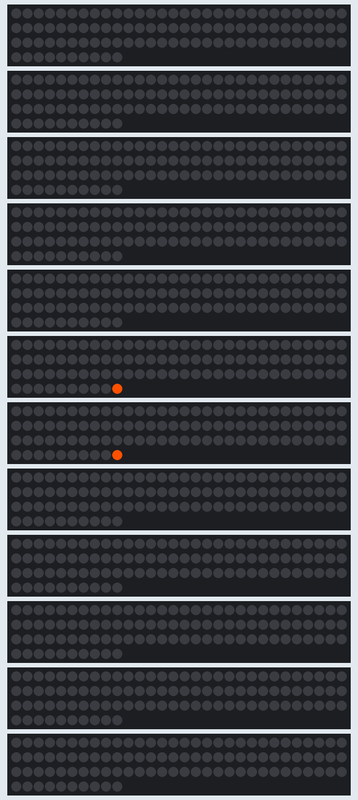
The sketch below on a simulated ESP32. On the bench: 12 × 100 RGB LEDs in strip order, left to right, continuing on the next row.

Above: at 0.91 s.
At 12.4 s:
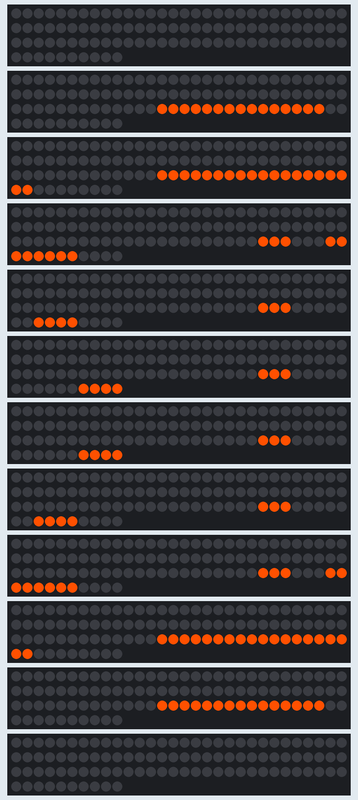
At 25.5 s:
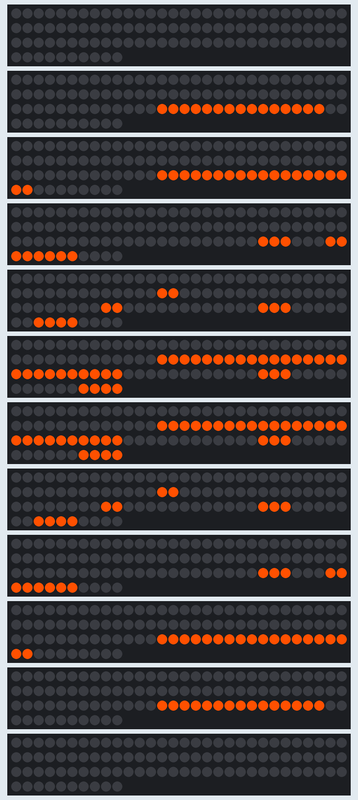
At 38.8 s:
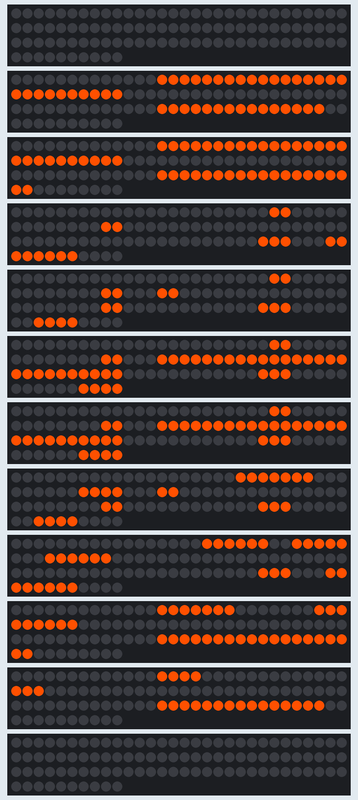

The sketch:

ESP32_12x100_leds_AIR_sign.ino
```cpp
#include <FastLED.h>

#define rows 12
#define columns 100

int dir_count = 0;
bool noLoop = false;

//int data_pins [] = {22,23,24,25,26,27,28,29,30,31,32,33,34,35,36}; // length needs to match rows

int sign[][rows] = {
  { 0, 0, 0, 0, 0, 0, 0, 0, 0, 0, 0, 0 },  //space
  { 0, 0, 0, 0, 0, 1, 1, 0, 0, 0, 0, 0 },
  { 0, 0, 0, 0, 0, 1, 1, 0, 0, 0, 0, 0 },
  { 0, 0, 0, 0, 0, 1, 1, 0, 0, 0, 0, 0 },
  { 0, 0, 0, 0, 0, 1, 1, 0, 0, 0, 0, 0 },
  { 0, 0, 0, 1, 1, 0, 0, 1, 1, 0, 0, 0 },
  { 0, 0, 0, 1, 1, 0, 0, 1, 1, 0, 0, 0 },
  { 0, 0, 0, 1, 1, 0, 0, 1, 1, 0, 0, 0 },
  { 0, 0, 0, 1, 1, 0, 0, 1, 1, 0, 0, 0 },
  { 0, 0, 1, 1, 0, 0, 0, 0, 1, 1, 0, 0 },
  { 0, 0, 1, 1, 0, 0, 0, 0, 1, 1, 0, 0 },
  { 0, 0, 1, 1, 0, 0, 0, 0, 1, 1, 0, 0 },
  { 0, 0, 1, 1, 0, 0, 0, 0, 1, 1, 0, 0 },
  { 0, 1, 1, 0, 0, 0, 0, 0, 0, 1, 1, 0 },
  { 0, 1, 1, 0, 0, 0, 0, 0, 0, 1, 1, 0 },
  { 0, 1, 1, 0, 0, 0, 0, 0, 0, 1, 1, 0 },
  { 0, 1, 1, 1, 1, 1, 1, 1, 1, 1, 1, 0 },
  { 0, 1, 1, 1, 1, 1, 1, 1, 1, 1, 1, 0 },
  { 0, 1, 1, 1, 1, 1, 1, 1, 1, 1, 1, 0 },
  { 0, 1, 1, 0, 0, 0, 0, 0, 0, 1, 1, 0 },
  { 0, 1, 1, 0, 0, 0, 0, 0, 0, 1, 1, 0 },
  { 0, 1, 1, 0, 0, 0, 0, 0, 0, 1, 1, 0 },
  { 0, 1, 1, 0, 0, 0, 0, 0, 0, 1, 1, 0 },
  { 0, 1, 1, 0, 0, 0, 0, 0, 0, 1, 1, 0 },
  { 0, 1, 1, 0, 0, 0, 0, 0, 0, 1, 1, 0 },
  { 0, 1, 1, 0, 0, 0, 0, 0, 0, 1, 1, 0 },
  { 0, 1, 1, 0, 0, 0, 0, 0, 0, 1, 1, 0 },
  { 0, 1, 1, 0, 0, 0, 0, 0, 0, 1, 1, 0 },
  { 0, 0, 0, 0, 0, 0, 0, 0, 0, 0, 0, 0 },  //space
  { 0, 0, 0, 0, 0, 0, 0, 0, 0, 0, 0, 0 },  //space
  { 0, 0, 0, 0, 0, 0, 0, 0, 0, 0, 0, 0 },  //space
  { 0, 0, 0, 0, 1, 1, 1, 1, 0, 0, 0, 0 },
  { 0, 0, 0, 0, 1, 1, 1, 1, 0, 0, 0, 0 },
  { 0, 0, 0, 0, 0, 1, 1, 0, 0, 0, 0, 0 },
  { 0, 0, 0, 0, 0, 1, 1, 0, 0, 0, 0, 0 },
  { 0, 0, 0, 0, 0, 1, 1, 0, 0, 0, 0, 0 },
  { 0, 0, 0, 0, 0, 1, 1, 0, 0, 0, 0, 0 },
  { 0, 0, 0, 0, 0, 1, 1, 0, 0, 0, 0, 0 },
  { 0, 0, 0, 0, 0, 1, 1, 0, 0, 0, 0, 0 },
  { 0, 0, 0, 0, 0, 1, 1, 0, 0, 0, 0, 0 },
  { 0, 0, 0, 0, 0, 1, 1, 0, 0, 0, 0, 0 },
  { 0, 0, 0, 0, 0, 1, 1, 0, 0, 0, 0, 0 },
  { 0, 0, 0, 0, 0, 1, 1, 0, 0, 0, 0, 0 },
  { 0, 0, 0, 0, 0, 1, 1, 0, 0, 0, 0, 0 },
  { 0, 0, 0, 0, 0, 1, 1, 0, 0, 0, 0, 0 },
  { 0, 0, 0, 0, 0, 1, 1, 0, 0, 0, 0, 0 },
  { 0, 0, 0, 0, 0, 1, 1, 0, 0, 0, 0, 0 },
  { 0, 0, 0, 0, 0, 1, 1, 0, 0, 0, 0, 0 },
  { 0, 0, 0, 0, 0, 1, 1, 0, 0, 0, 0, 0 },
  { 0, 0, 0, 0, 0, 1, 1, 0, 0, 0, 0, 0 },
  { 0, 0, 0, 0, 0, 1, 1, 0, 0, 0, 0, 0 },
  { 0, 0, 0, 0, 0, 1, 1, 0, 0, 0, 0, 0 },
  { 0, 0, 0, 0, 0, 1, 1, 0, 0, 0, 0, 0 },
  { 0, 0, 0, 0, 0, 1, 1, 0, 0, 0, 0, 0 },
  { 0, 0, 0, 0, 0, 1, 1, 0, 0, 0, 0, 0 },
  { 0, 0, 0, 0, 0, 1, 1, 0, 0, 0, 0, 0 },
  { 0, 0, 0, 0, 1, 1, 1, 1, 0, 0, 0, 0 },
  { 0, 0, 0, 0, 1, 1, 1, 1, 0, 0, 0, 0 },
  { 0, 0, 0, 0, 0, 0, 0, 0, 0, 0, 0, 0 },  //space
  { 0, 0, 0, 0, 0, 0, 0, 0, 0, 0, 0, 0 },  //space
  { 0, 0, 0, 0, 0, 0, 0, 0, 0, 0, 0, 0 },  //space
  { 0, 1, 1, 1, 1, 1, 1, 1, 0, 0, 0, 0 },
  { 0, 1, 1, 1, 1, 1, 1, 1, 1, 0, 0, 0 },
  { 0, 1, 1, 0, 0, 0, 0, 1, 1, 0, 0, 0 },
  { 0, 1, 1, 0, 0, 0, 0, 1, 1, 0, 0, 0 },
  { 0, 1, 1, 0, 0, 0, 0, 0, 1, 1, 0, 0 },
  { 0, 1, 1, 0, 0, 0, 0, 0, 1, 1, 0, 0 },
  { 0, 1, 1, 0, 0, 0, 0, 0, 1, 1, 0, 0 },
  { 0, 1, 1, 0, 0, 0, 0, 0, 0, 1, 1, 0 },
  { 0, 1, 1, 0, 0, 0, 0, 0, 0, 1, 1, 0 },
  { 0, 1, 1, 0, 0, 0, 0, 0, 0, 1, 1, 0 },
  { 0, 1, 1, 0, 0, 0, 0, 0, 1, 1, 0, 0 },
  { 0, 1, 1, 0, 0, 0, 0, 0, 1, 1, 0, 0 },
  { 0, 1, 1, 0, 0, 0, 0, 0, 1, 1, 0, 0 },
  { 0, 1, 1, 0, 0, 0, 0, 1, 1, 0, 0, 0 },
  { 0, 1, 1, 0, 0, 0, 0, 1, 1, 0, 0, 0 },
  { 0, 1, 1, 1, 1, 1, 1, 1, 0, 0, 0, 0 },
  { 0, 1, 1, 1, 1, 1, 1, 1, 0, 0, 0, 0 },
  { 0, 1, 1, 0, 0, 0, 0, 1, 1, 0, 0, 0 },
  { 0, 1, 1, 0, 0, 0, 0, 1, 1, 0, 0, 0 },
  { 0, 1, 1, 0, 0, 0, 0, 1, 1, 0, 0, 0 },
  { 0, 1, 1, 0, 0, 0, 0, 0, 1, 1, 0, 0 },
  { 0, 1, 1, 0, 0, 0, 0, 0, 1, 1, 0, 0 },
  { 0, 1, 1, 0, 0, 0, 0, 0, 1, 1, 0, 0 },
  { 0, 1, 1, 0, 0, 0, 0, 0, 0, 1, 1, 0 },
  { 0, 1, 1, 0, 0, 0, 0, 0, 0, 1, 1, 0 },
  { 0, 1, 1, 0, 0, 0, 0, 0, 0, 1, 1, 0 },
  { 0, 1, 1, 0, 0, 0, 0, 0, 0, 1, 1, 0 },
  { 0, 0, 0, 0, 0, 0, 0, 0, 0, 0, 0, 0 },  //space
  { 0, 0, 0, 0, 0, 0, 0, 0, 0, 0, 0, 0 },  //space
  { 0, 0, 0, 0, 0, 0, 0, 0, 0, 0, 0, 0 },  //space
  { 0, 0, 0, 0, 0, 0, 0, 0, 0, 0, 0, 0 },
  { 0, 0, 0, 0, 0, 0, 0, 0, 0, 0, 0, 0 },
  { 0, 0, 0, 0, 0, 0, 0, 0, 0, 0, 0, 0 },
  { 0, 0, 0, 0, 0, 0, 0, 0, 0, 0, 0, 0 },
  { 0, 0, 0, 0, 0, 0, 0, 0, 0, 0, 0, 0 },
  { 0, 0, 0, 0, 0, 0, 0, 0, 0, 0, 0, 0 },
  { 0, 0, 0, 0, 0, 0, 0, 0, 0, 0, 0, 0 },
  { 0, 0, 0, 0, 0, 0, 0, 0, 0, 0, 0, 0 },
  { 0, 0, 0, 0, 0, 0, 0, 0, 0, 0, 0, 0 },
  { 0, 0, 0, 0, 0, 0, 0, 0, 0, 0, 0, 0 },
};

int timer_intervals[]{ 40, 30, 50, 30, 40, 50, 30, 50, 30, 50, 30, 50 };
unsigned long timers[]{ 0, 0, 0, 0, 0, 0, 0, 0, 0, 0, 0, 0 };
int rain_positions[12][100];
bool dir = false;

CRGB leds[rows][columns];

int space_to_next_drop = 5;

void setup() {


  Serial.begin(9600);
  FastLED.addLeds<NEOPIXEL, 22>(leds[0], columns);
  FastLED.addLeds<NEOPIXEL, 23>(leds[1], columns);
  FastLED.addLeds<NEOPIXEL, 15>(leds[2], columns);
  FastLED.addLeds<NEOPIXEL, 25>(leds[3], columns);
  FastLED.addLeds<NEOPIXEL, 26>(leds[4], columns);
  FastLED.addLeds<NEOPIXEL, 27>(leds[5], columns);
  FastLED.addLeds<NEOPIXEL, 16>(leds[6], columns);
  FastLED.addLeds<NEOPIXEL, 17>(leds[7], columns);
  FastLED.addLeds<NEOPIXEL, 18>(leds[8], columns);
  FastLED.addLeds<NEOPIXEL, 19>(leds[9], columns);
  //FastLED.addLeds<NEOPIXEL, 32>(leds[0], columns);
  //FastLED.addLeds<NEOPIXEL, 33>(leds[11], columns);
  FastLED.addLeds<NEOPIXEL, 21>(leds[10], columns);
  FastLED.addLeds<NEOPIXEL, 14>(leds[11], columns);
  //FastLED.addLeds<NEOPIXEL, 13>(leds[14], columns);
  for (int c = columns - 1; c >= 0; c--) {
    //Serial.println(c);
  }
  rain_positions[0][0] = 1;  // test drop
  /*
  for (int c = 0; c < columns; c++){
    Serial.println();
    Serial.println();
    Serial.print("c ");
    Serial.println(c);
    Serial.println();
    for (int r = 0; r < rows; r++){

      Serial.print(r);
      if (sign[c][r] != 2) leds[r][c] = CRGB(0,255,0);
      else leds[r][c] = CRGB(0,0,0);
      delay(1);
    }
  }
  FastLED.show();
  */
}

int c;
int r;
unsigned long sign_timer;


void loop() {
  if (!noLoop) {
    if (millis() > sign_timer + 20) {
      sign_timer = millis();
      if (sign[c][r] == 1) leds[r][100 - c] = CRGB(255, 80, 0);
      else leds[r][100 - c] = CRGB(0, 0, 0);
      FastLED.show();
      if (r < 11) r++;
      else if (r == 11) r = 0;
      if (r == 0 && c < 99) c++;
      if (c == 99) {
        //FastLED.show();
        noLoop = true;
      }
    }
  }
  else {
    delay(10000);
    FastLED.show();
    //noLoop = false;
  }
}

/*
  bool changes_to_make = false;

  for (int r = 0; r < rows; r++) {


    if (millis() > timers[r] + timer_intervals[r]) {
      timers[r] = millis();
      changes_to_make = true;

      dir_count ++;
      if (dir_count > 2000){
        dir_count = 0;
        dir = !dir;
      }

      if (dir){

        // move all existing drops
        for (int c = columns - 1; c >= 0; c--) {
          if (rain_positions[r][c] == 1) {
            rain_positions[r][c] = 0;                                // turn off old one
            if (c + 1 <= columns - 1) rain_positions[r][c + 1] = 1;  // turn on new one
          }
        }

        // add new drop in the front
        bool drop_found = false;
        for (int c = 0; c < space_to_next_drop; c++) {
          if (rain_positions[r][c] == 1) drop_found = true;
        }
        if (!drop_found) {
          rain_positions[r][0] = 1;
          space_to_next_drop = int(random(4, 10));
        }
      }

      else{
        // move all existing drops
        for (int c = 0; c <= columns-1; c++) {
          if (rain_positions[r][c] == 1) {
            rain_positions[r][c] = 0;                                // turn off old one
            if (c - 1 >= 0) rain_positions[r][c - 1] = 1;  // turn on new one
          }
        }

        // add new drop in the front
        bool drop_found = false;
        for (int c = columns - 1; c > columns - 1 - space_to_next_drop; c--) {
          if (rain_positions[r][c] == 1) drop_found = true;
        }
        if (!drop_found) {
          rain_positions[r][columns - 1] = 1;
          space_to_next_drop = int(random(4, 10));
        }
      }

      // send new pixels to physical strip
      for (int c = 0; c < columns; c++) {

        if (rain_positions[r][c] == 1) {
          leds[r][c] = CRGB(50, 50, 50);
          if (c - 1 >= 0) leds[r][c - 1] = CRGB(255, 255, 255);
          if (c - 2 >= 0) leds[r][c - 2] = CRGB(50, 50, 50);
        } else leds[r][c] = CRGB(0, 0, 0);
      }
    }
  }

  for (int c = 0; c < columns; c++){
    for (int r = 0; r < rows; r++){
      if (sign[c][r] == 1) leds[r][c] = CRGB(255,0,255);
    }
  }

  if (changes_to_make) {
    FastLED.show();
  }
  */
```
